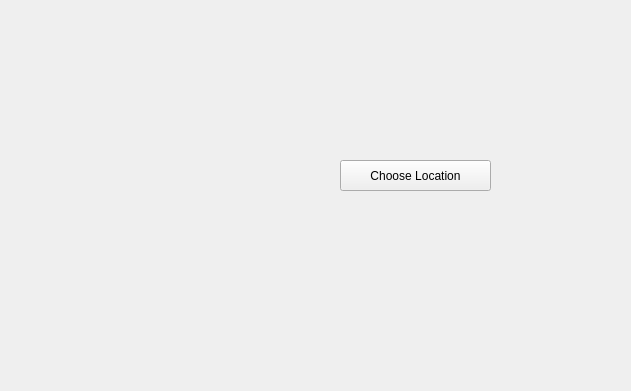
<?xml version="1.0" encoding="UTF-8"?>
<ui version="4.0">
 <class>new_Project_Wizard</class>
 <widget class="QWizardPage" name="new_Project_Wizard">
  <property name="geometry">
   <rect>
    <x>0</x>
    <y>0</y>
    <width>631</width>
    <height>391</height>
   </rect>
  </property>
  <property name="windowTitle">
   <string>WizardPage</string>
  </property>
  <widget class="QPushButton" name="choose_Dialog">
   <property name="geometry">
    <rect>
     <x>340</x>
     <y>160</y>
     <width>151</width>
     <height>31</height>
    </rect>
   </property>
   <property name="text">
    <string>Choose Location</string>
   </property>
  </widget>
 </widget>
 <resources/>
 <connections/>
</ui>
